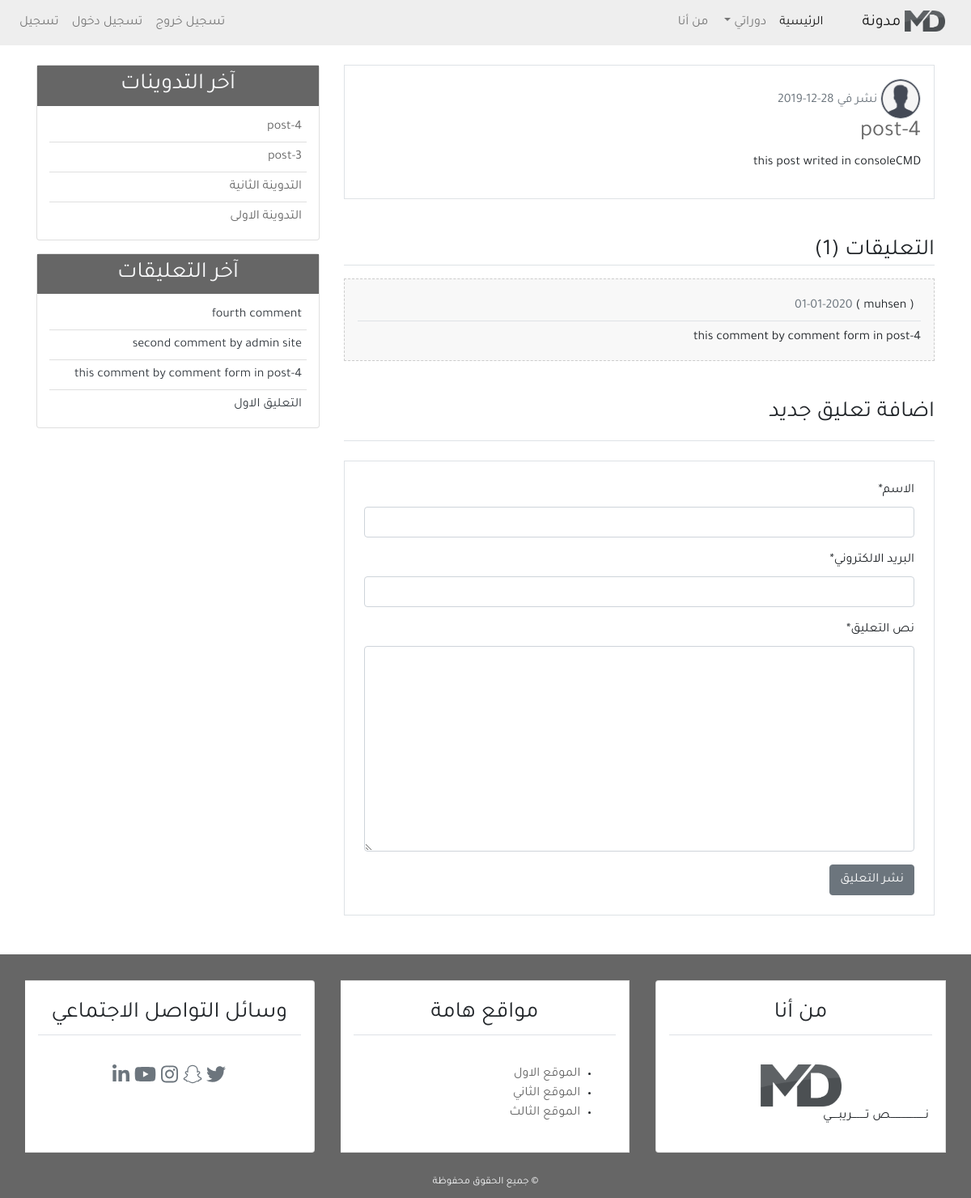
The app's page /detail/4/, older data.
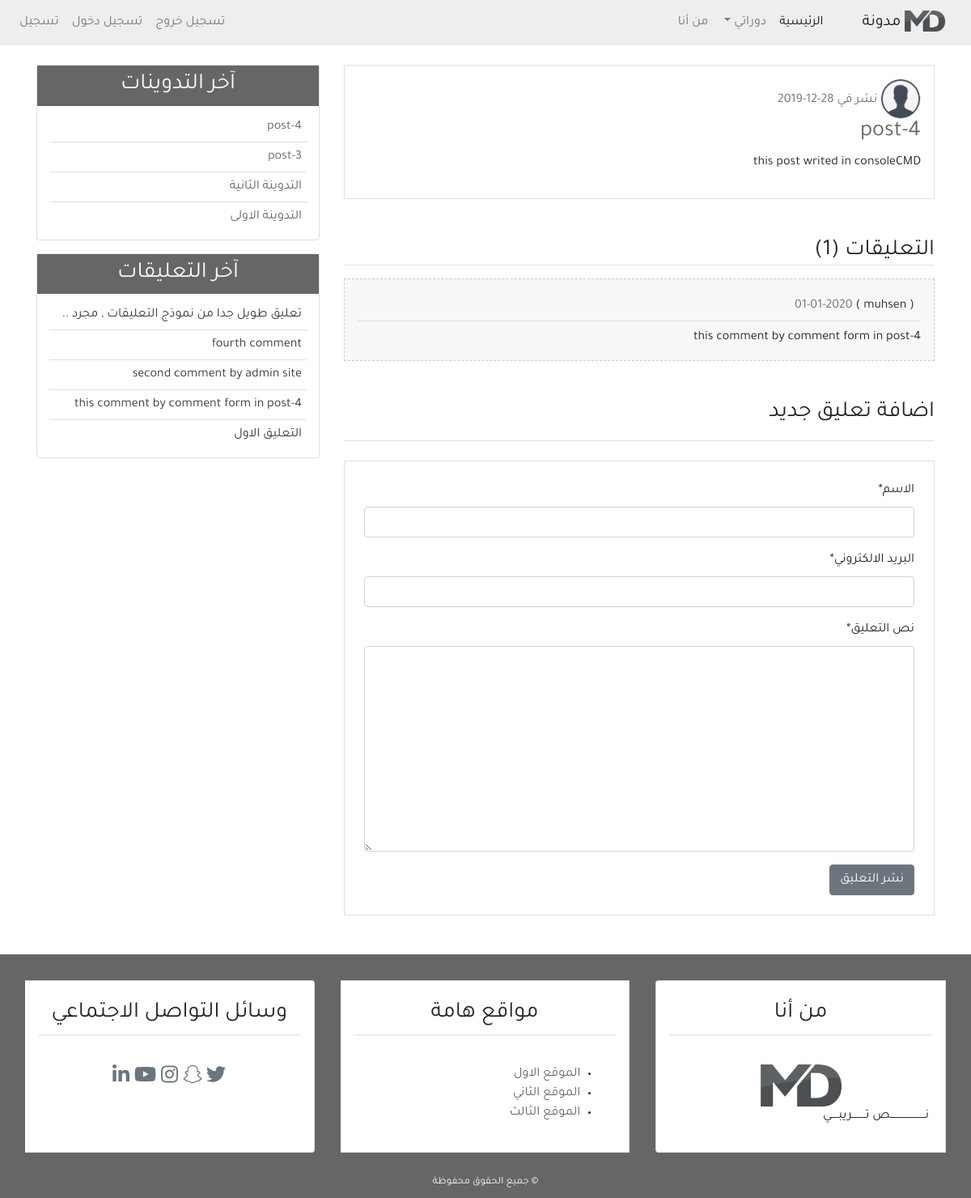
The same page, newer data.
### blog/models.py (models this page shows, shortened)
class Comment(models.Model):                                        # -8a
    name = models.CharField(max_length=50, verbose_name='الاسم')    # -9c add arabic word
    email = models.EmailField(verbose_name='البريد الالكتروني')
    body = models.TextField(verbose_name='نص التعليق')
    cmnt_date = models.DateTimeField(auto_now=True)
    active = models.BooleanField(default=False)
    post = models.ForeignKey(Post, on_delete=models.CASCADE, related_name='comments')
    class Meta:                                                     # -8e
        ordering = ('-cmnt_date', )

class Post(models.Model):                                           # -5a
    title = models.CharField(max_length=100)
    content = models.TextField()
    post_date = models.DateTimeField(default=timezone.now)           # (auto_now_add=True)
    post_update = models.DateTimeField(auto_now=True)
    author = models.ForeignKey(User, on_delete=models.CASCADE)
    def __str__(self):                                              # -5c
        return self.title
    class Meta:                                                     # -6b
        ordering = ('-post_date', )

### blog/views.py (the view)
def post_detail(request, post_id):                          # -7a
    post = get_object_or_404(Post, pk=post_id)               # -7b
    comments = post.comments.filter(active=True)           # -8d   post.related_name
    if request.method == 'POST':                            # -11a
        comment_form = NewComment(data=request.POST)
        if comment_form.is_valid():                         # -11b
            new_comment = comment_form.save(commit=False)
            new_comment.post = post                         # الارتباط بجدول التدوينات
            new_comment.save()
            comment_form = NewComment()
    else:
        comment_form = NewComment
    context = {
        'page_title': post,
        'post': post,                                       # -7b
        'comments': comments,                              # -8d
        'comment_form': comment_form,                       # -9b
    }
    return render(request, 'blog/detail.html', context)

### blog/templatetags/post_tag.py (called while the page is built)
@register.inclusion_tag('blog/latest_posts.html')       # -12a
def latest_posts():
    context = {
        'l_posts': Post.objects.all()[0:5]
    }
    return context

@register.inclusion_tag('blog/latest_comments.html')       # -13a
def latest_comments():
    context = {
        'l_comments': Comment.objects.filter(active=True)[0:5]
    }
    return context

### blog/templates/blog/detail.html (shortened to what this page needs)
{% extends 'blog/base.html' %}
{% load static %}
{% load crispy_forms_tags %}
{% block content %}
    <div class="border p-3 mb-4">
        <img src="{% static 'blog/images/icons-user-profile-male.jpg' %}"
            class="img-fluid rounded-circle border" alt="شعار المدونة" width="50px">
        <span class="text-secondary">نشر في {{ post.post_date|date:'d-m-Y' }}</span>
        <h3 class="text-dark"><a href="#">{{ post.title }}</a></h3>
        <p>{{ post.content }}</p>
    </div>
    <h3 class="border-bottom mt-5 mb-3">التعليقات ({{ comments.count }})</h3>
    {% if comments %}
        {% for comment in comments %}
            <div class="mb-3 p-3 comment">
                <h6 class="border-bottom p-2">
                    ( {{ comment.name }} )
                    <span class="text-secondary">{{ comment.cmnt_date|date:'d-m-Y' }}</span>
                </h6>
                <p class="mb-0">{{ comment.body }}</p>
            </div>
        {% endfor %}
    {% else %}
        <div class="text-center mb-3 p-4 comment">
            <h5 class="mb-0">لا توجد تعليقات</h5>
        </div>
    {% endif %}
<h3 class="border-bottom pb-3 mb-3 mt-5">اضافة تعليق جديد</h3>
<div class="border p-4 mb-5 mt-4">
    <form method="POST">
        {{comment_form|crispy}}
        <input class="btn btn-secondary" type="submit" value="نشر التعليق">
    </form>
</div>
{% endblock content %}

### blog/templates/blog/latest_posts.html
<ul class="list-group-flush latest_post">
    {% for post in l_posts %}
        <li class="list-group-item latest_post_item">
            <a href="{% url 'detail_url' post.id %}">{{ post.title }}</a>
        </li>
    {% endfor %}
</ul>

### blog/templates/blog/latest_comments.html
<ul class="list-group-flush latest_comment">
    {% for comment in l_comments %}
        <li class="list-group-item latest_comment_item">
            <a class="text-dark" href="{% url 'detail_url' comment.post.id %}">
                {% if comment.body|length > 40 %}
                {{ comment.body|slice:'40' }} ..
                {% else %}
                {{ comment.body }}
                {% endif %}
            </a>
        </li>
    {% empty %}
    <li class="list-group-item latest_comment_item">لا توجد تعليقات</li>
    {% endfor %}
</ul>

Row changes from the older to the newer data that the page shows:
added Comment: body "تعليق طويل جدا من نموذج التعليقات , مجرد", shown under "آخر التعليقات"
